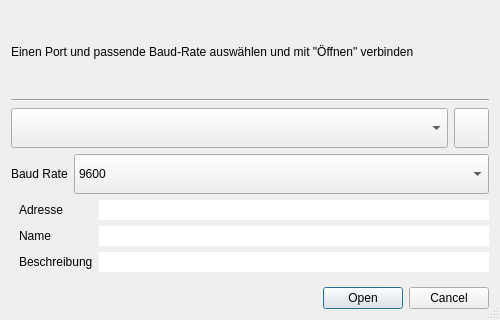
<?xml version="1.0" encoding="UTF-8"?>
<ui version="4.0">
 <class>Dialog</class>
 <widget class="QDialog" name="Dialog">
  <property name="sizePolicy">
   <sizepolicy hsizetype="Fixed" vsizetype="Fixed">
    <horstretch>0</horstretch>
    <verstretch>0</verstretch>
   </sizepolicy>
  </property>
  <property name="minimumSize">
   <size>
    <width>500</width>
    <height>320</height>
   </size>
  </property>
  <property name="maximumSize">
   <size>
    <width>500</width>
    <height>320</height>
   </size>
  </property>
  <property name="windowTitle">
   <string>Verbindung herstellen</string>
  </property>
  <property name="sizeGripEnabled">
   <bool>true</bool>
  </property>
  <layout class="QGridLayout" name="gridLayout">
   <item row="7" column="0">
    <widget class="QDialogButtonBox" name="buttonBox">
     <property name="orientation">
      <enum>Qt::Orientation::Horizontal</enum>
     </property>
     <property name="standardButtons">
      <set>QDialogButtonBox::StandardButton::Cancel|QDialogButtonBox::StandardButton::Open</set>
     </property>
    </widget>
   </item>
   <item row="0" column="0">
    <widget class="QLabel" name="label_5">
     <property name="text">
      <string>Einen Port und passende Baud-Rate auswählen und mit &quot;Öffnen&quot; verbinden</string>
     </property>
     <property name="wordWrap">
      <bool>true</bool>
     </property>
    </widget>
   </item>
   <item row="2" column="0">
    <layout class="QVBoxLayout" name="verticalLayout">
     <property name="sizeConstraint">
      <enum>QLayout::SizeConstraint::SetFixedSize</enum>
     </property>
     <item>
      <layout class="QHBoxLayout" name="horizontalLayout">
       <property name="spacing">
        <number>-1</number>
       </property>
       <property name="sizeConstraint">
        <enum>QLayout::SizeConstraint::SetFixedSize</enum>
       </property>
       <item>
        <widget class="QComboBox" name="comboSerial">
         <property name="sizePolicy">
          <sizepolicy hsizetype="Expanding" vsizetype="Minimum">
           <horstretch>0</horstretch>
           <verstretch>0</verstretch>
          </sizepolicy>
         </property>
         <property name="minimumSize">
          <size>
           <width>300</width>
           <height>40</height>
          </size>
         </property>
         <property name="maximumSize">
          <size>
           <width>16777215</width>
           <height>60</height>
          </size>
         </property>
         <property name="baseSize">
          <size>
           <width>0</width>
           <height>0</height>
          </size>
         </property>
         <property name="toolTip">
          <string>&lt;html&gt;&lt;head/&gt;&lt;body&gt;&lt;p&gt;Kommunikation mit dem Arduino erfolgt über die serielle Schnittstelle. &lt;/p&gt;&lt;p&gt;Wenn Arduino nicht erkannt wird, die Verbindung prüfen und evtl. Treiber installieren.&lt;/p&gt;&lt;/body&gt;&lt;/html&gt;</string>
         </property>
         <property name="placeholderText">
          <string>Bitte Seriellen Port auswählen</string>
         </property>
         <property name="frame">
          <bool>true</bool>
         </property>
        </widget>
       </item>
       <item>
        <widget class="QPushButton" name="buttonRefreshSerial">
         <property name="sizePolicy">
          <sizepolicy hsizetype="Minimum" vsizetype="Minimum">
           <horstretch>0</horstretch>
           <verstretch>0</verstretch>
          </sizepolicy>
         </property>
         <property name="minimumSize">
          <size>
           <width>0</width>
           <height>40</height>
          </size>
         </property>
         <property name="maximumSize">
          <size>
           <width>35</width>
           <height>40</height>
          </size>
         </property>
         <property name="toolTip">
          <string>Die Liste der Ports aktualisieren</string>
         </property>
         <property name="text">
          <string/>
         </property>
         <property name="icon">
          <iconset theme="QIcon::ThemeIcon::ViewRefresh"/>
         </property>
        </widget>
       </item>
      </layout>
     </item>
     <item>
      <layout class="QHBoxLayout" name="horizontalLayout_3">
       <property name="sizeConstraint">
        <enum>QLayout::SizeConstraint::SetFixedSize</enum>
       </property>
       <item>
        <widget class="QLabel" name="label_4">
         <property name="sizePolicy">
          <sizepolicy hsizetype="Preferred" vsizetype="Minimum">
           <horstretch>0</horstretch>
           <verstretch>0</verstretch>
          </sizepolicy>
         </property>
         <property name="minimumSize">
          <size>
           <width>0</width>
           <height>20</height>
          </size>
         </property>
         <property name="text">
          <string>Baud Rate</string>
         </property>
        </widget>
       </item>
       <item>
        <widget class="QComboBox" name="comboBox">
         <property name="sizePolicy">
          <sizepolicy hsizetype="Expanding" vsizetype="Minimum">
           <horstretch>0</horstretch>
           <verstretch>0</verstretch>
          </sizepolicy>
         </property>
         <property name="minimumSize">
          <size>
           <width>0</width>
           <height>40</height>
          </size>
         </property>
         <property name="currentIndex">
          <number>2</number>
         </property>
         <item>
          <property name="text">
           <string>2400</string>
          </property>
         </item>
         <item>
          <property name="text">
           <string>4800</string>
          </property>
         </item>
         <item>
          <property name="text">
           <string>9600</string>
          </property>
         </item>
         <item>
          <property name="text">
           <string>14400</string>
          </property>
         </item>
         <item>
          <property name="text">
           <string>19200</string>
          </property>
         </item>
         <item>
          <property name="text">
           <string>38400</string>
          </property>
         </item>
         <item>
          <property name="text">
           <string>57600</string>
          </property>
         </item>
         <item>
          <property name="text">
           <string>115200</string>
          </property>
         </item>
        </widget>
       </item>
      </layout>
     </item>
    </layout>
   </item>
   <item row="4" column="0">
    <layout class="QFormLayout" name="formLayout">
     <property name="sizeConstraint">
      <enum>QLayout::SizeConstraint::SetDefaultConstraint</enum>
     </property>
     <property name="fieldGrowthPolicy">
      <enum>QFormLayout::FieldGrowthPolicy::ExpandingFieldsGrow</enum>
     </property>
     <property name="leftMargin">
      <number>8</number>
     </property>
     <item row="0" column="0">
      <widget class="QLabel" name="label">
       <property name="text">
        <string>Adresse</string>
       </property>
      </widget>
     </item>
     <item row="0" column="1">
      <widget class="QLineEdit" name="device_address">
       <property name="enabled">
        <bool>true</bool>
       </property>
       <property name="sizePolicy">
        <sizepolicy hsizetype="Expanding" vsizetype="Fixed">
         <horstretch>0</horstretch>
         <verstretch>0</verstretch>
        </sizepolicy>
       </property>
       <property name="cursor">
        <cursorShape>ArrowCursor</cursorShape>
       </property>
       <property name="mouseTracking">
        <bool>false</bool>
       </property>
       <property name="contextMenuPolicy">
        <enum>Qt::ContextMenuPolicy::NoContextMenu</enum>
       </property>
       <property name="autoFillBackground">
        <bool>false</bool>
       </property>
       <property name="text">
        <string notr="true"/>
       </property>
       <property name="frame">
        <bool>false</bool>
       </property>
       <property name="readOnly">
        <bool>true</bool>
       </property>
      </widget>
     </item>
     <item row="1" column="0">
      <widget class="QLabel" name="label_2">
       <property name="text">
        <string>Name</string>
       </property>
      </widget>
     </item>
     <item row="1" column="1">
      <widget class="QLineEdit" name="device_name">
       <property name="enabled">
        <bool>true</bool>
       </property>
       <property name="cursor">
        <cursorShape>ArrowCursor</cursorShape>
       </property>
       <property name="frame">
        <bool>false</bool>
       </property>
       <property name="readOnly">
        <bool>true</bool>
       </property>
      </widget>
     </item>
     <item row="2" column="0">
      <widget class="QLabel" name="label_3">
       <property name="text">
        <string>Beschreibung</string>
       </property>
      </widget>
     </item>
     <item row="2" column="1">
      <widget class="QLineEdit" name="device_desc">
       <property name="enabled">
        <bool>true</bool>
       </property>
       <property name="cursor">
        <cursorShape>ArrowCursor</cursorShape>
       </property>
       <property name="frame">
        <bool>false</bool>
       </property>
       <property name="readOnly">
        <bool>true</bool>
       </property>
       <property name="placeholderText">
        <string/>
       </property>
      </widget>
     </item>
    </layout>
   </item>
   <item row="1" column="0">
    <widget class="Line" name="line">
     <property name="orientation">
      <enum>Qt::Orientation::Horizontal</enum>
     </property>
    </widget>
   </item>
  </layout>
 </widget>
 <resources/>
 <connections>
  <connection>
   <sender>buttonBox</sender>
   <signal>rejected()</signal>
   <receiver>Dialog</receiver>
   <slot>reject()</slot>
   <hints>
    <hint type="sourcelabel">
     <x>310</x>
     <y>207</y>
    </hint>
    <hint type="destinationlabel">
     <x>286</x>
     <y>188</y>
    </hint>
   </hints>
  </connection>
  <connection>
   <sender>buttonBox</sender>
   <signal>accepted()</signal>
   <receiver>Dialog</receiver>
   <slot>accept()</slot>
   <hints>
    <hint type="sourcelabel">
     <x>333</x>
     <y>204</y>
    </hint>
    <hint type="destinationlabel">
     <x>358</x>
     <y>163</y>
    </hint>
   </hints>
  </connection>
 </connections>
</ui>
